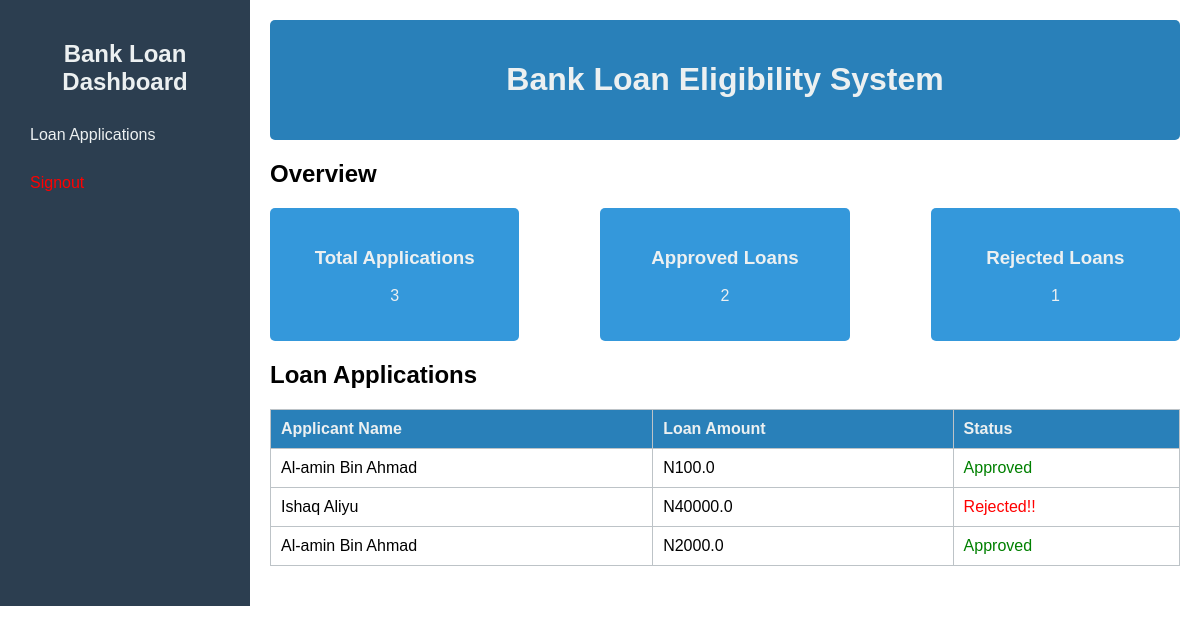
Page /dashboard/ (signed in) on the earlier database version.
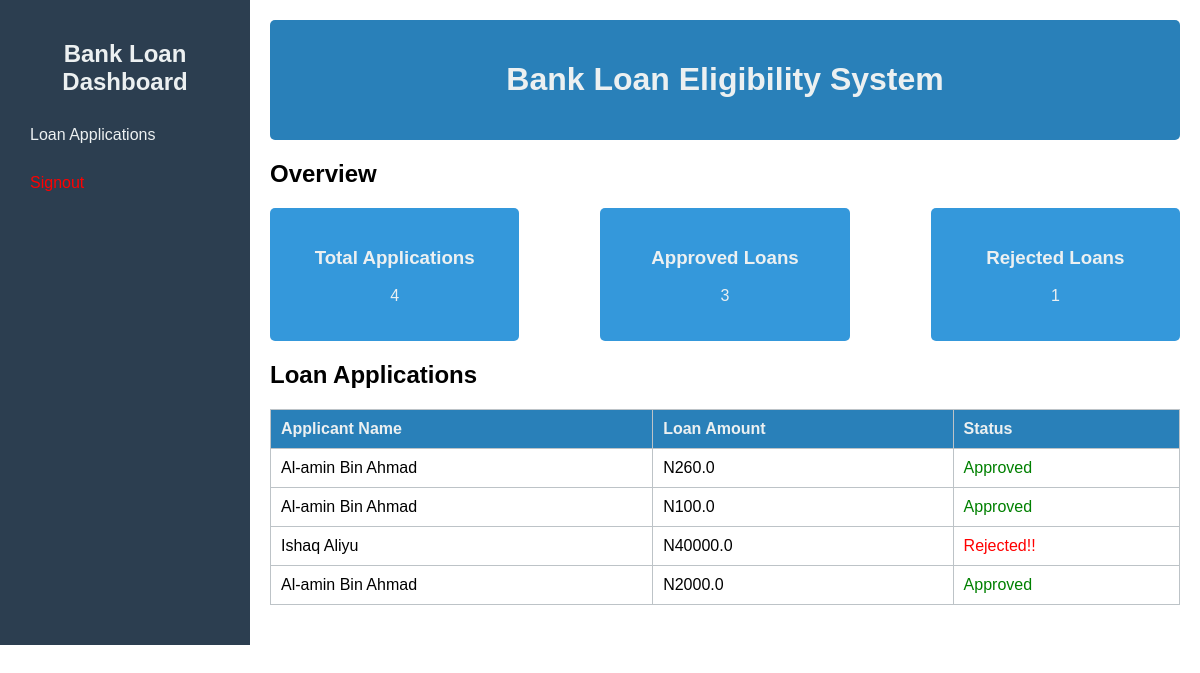
Same page on the later database version.
### bankloanApp/models.py (models this page shows, shortened)
class Loan(models.Model):
    name = models.CharField(max_length=225)
    loan_amount = models.CharField(max_length=225)
    loan_status = models.CharField(max_length=225)
    user = models.ForeignKey(user, on_delete=models.CASCADE)

### bankloanApp/views.py (the view)
# urls.py: path('dashboard/', views.dashboard, name="dashboard"),
@login_required(login_url='/signin')
def dashboard(request):
    applications = Loan.objects.all().order_by('-id')
    approved = Loan.objects.filter(loan_status='Approved').count()
    rejected = Loan.objects.filter(loan_status='Rejected!!').count()
    apps = applications.count()
    current_user = request.user
    user_applications = Loan.objects.filter(user=current_user)
    context = {
        "apps": applications,
        "all": apps,
        "approved": approved,
        "rejected": rejected,
        "current_user": current_user,
        "user_applications": user_applications,
    }
    return render(request, "dashboard.html", context)

### templates/dashboard.html (shortened to what this page needs)
{% load static %}
<!DOCTYPE html>
<html lang="en">
<head>
    <link rel="stylesheet" href="{% static '/css/styles.css' %}">
</head>
<body>
    <div class="sidebar">
        <h2>Bank Loan Dashboard</h2>
        <ul>
            <li><a href="/">Loan Applications</a></li>
            <li><a href="/signout" style="color: red;">Signout</a></li>
        </ul>
    </div>
    <div class="main-content">
        <header>
            <h1>Bank Loan Eligibility System</h1>
        </header>
        {% if current_user.is_superuser %}
        <section id="overview">
            <h2>Overview</h2>
            <div class="stats">
                <div class="stat-box">
                    <h3>Total Applications</h3>
                    <p>{{all}}</p>
                </div>
                <div class="stat-box">
                    <h3>Approved Loans</h3>
                    <p>{{approved}}</p>
                </div>
                <div class="stat-box">
                    <h3>Rejected Loans</h3>
                    <p>{{rejected}}</p>
                </div>
            </div>
        </section>
        {% endif %}
        <section id="applications">
            <h2>Loan Applications</h2>
            <table>
                <thead>
                    <tr>
                        <th>Applicant Name</th>
                        <th>Loan Amount</th>
                        <th>Status</th>
                    </tr>
                </thead>
                {% if current_user.is_superuser %}
                <tbody>
                    {% for app in apps %}
                    <tr>
                        <td>{{app.name}}</td>
                        <td>N{{app.loan_amount}}</td>
                        {% if app.loan_status == 'Approved' %}
                        <td style="color: green;">{{app.loan_status}}</td>
                        {% else %}
                        <td style="color: red;">{{app.loan_status}}</td>
                        {% endif %}
                    </tr>
                    {% endfor %}
                </tbody>
                {% endif %}
            </table>
        </section>
    </div>
</body>
</html>

Differences in the rows shown:
added Loan: name "Al-amin Bin Ahmad", loan_amount "260.0", loan_status "Approved"
Other differences:
{{ all }}: "3" → "4"
{{ approved }}: "2" → "3"
